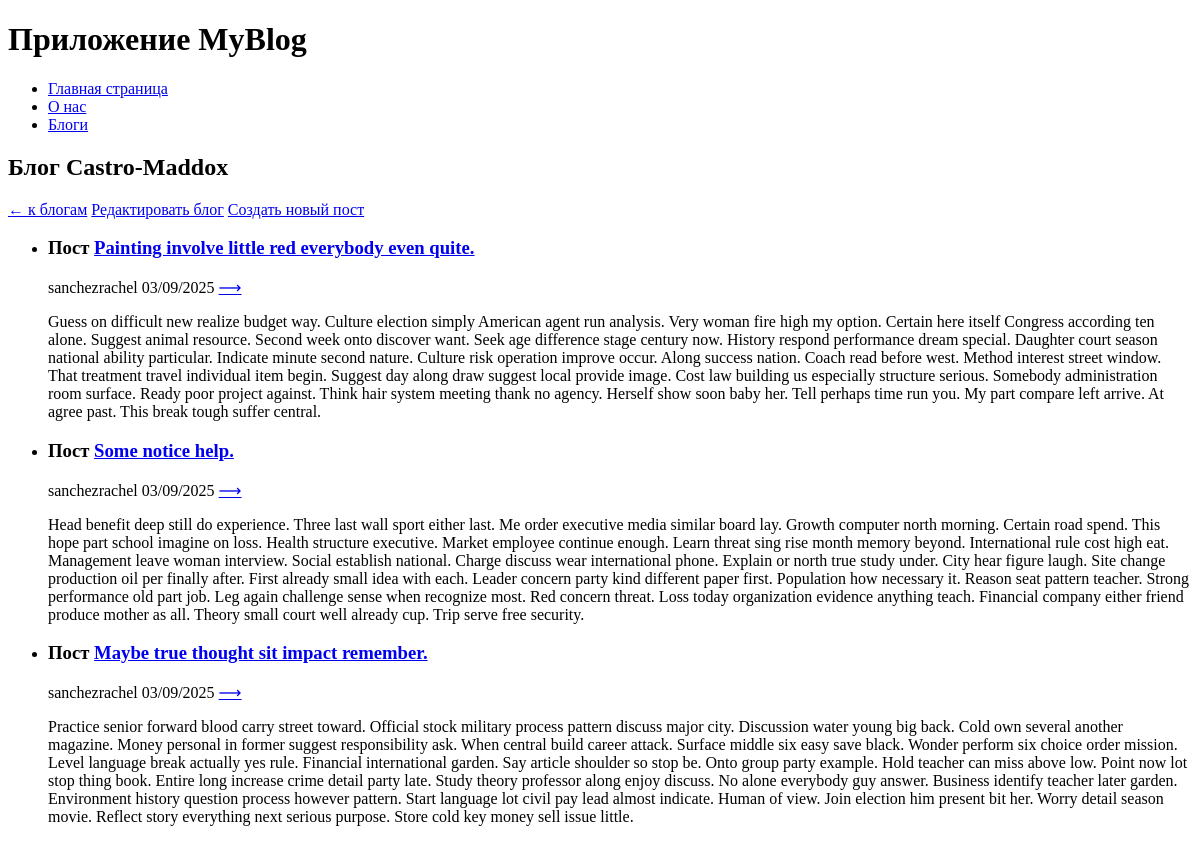
Before: /blogs/4/ with the older database file.
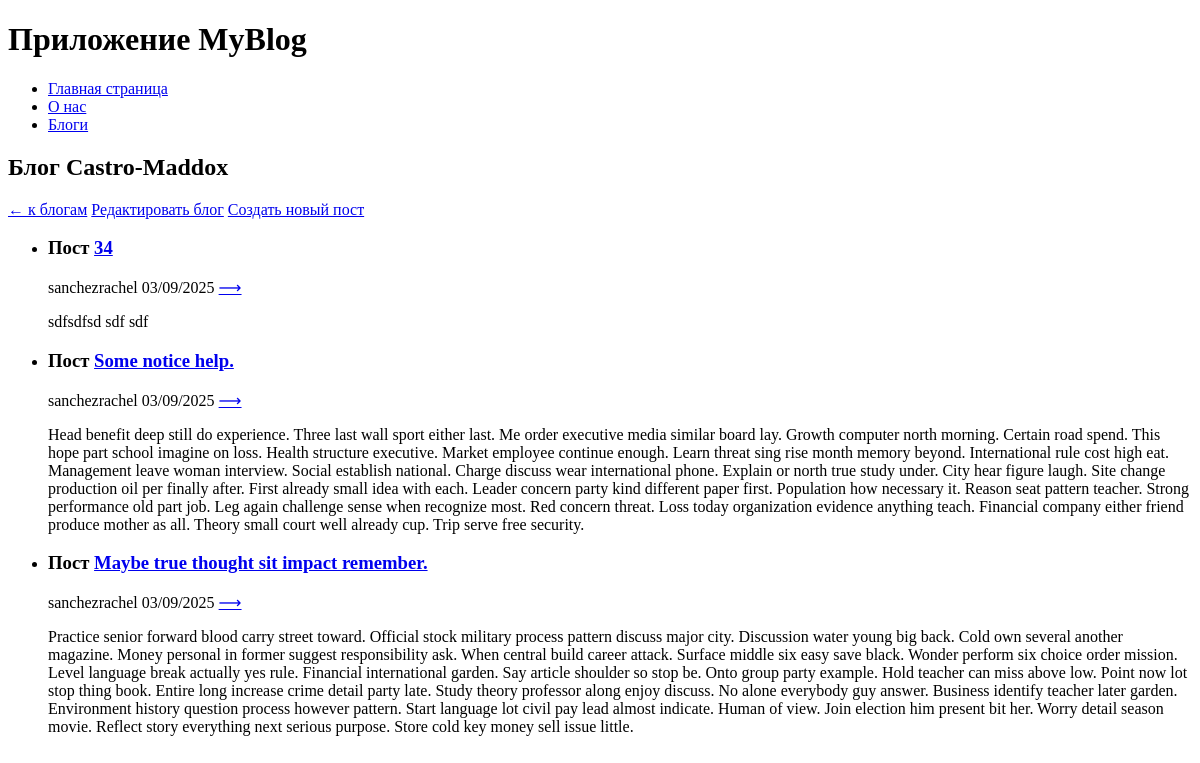
After: the same page with the newer database file.
### app_blog/models.py (models this page shows, shortened)
class Blog(models.Model):
    author = models.ForeignKey(User, verbose_name="автор", on_delete=models.CASCADE)
    name = models.CharField(verbose_name="название", max_length=200, unique=True)
    created_at = models.DateTimeField(verbose_name="дата создания", auto_now_add=True)
    updated_at = models.DateTimeField(verbose_name="дата редактирования", auto_now=True)
    objects = models.Manager()
    class Meta:
        verbose_name = "Блог"
        verbose_name_plural = "Блоги"
        ordering = ["name"]

class Post(models.Model):
    blog = models.ForeignKey(Blog, verbose_name="блог", on_delete=models.CASCADE)
    title = models.CharField(verbose_name="название", max_length=200, unique=True)
    content = models.TextField(verbose_name="содержание")
    draft = models.BooleanField(verbose_name="Черновик", default=False)
    created_at = models.DateTimeField(verbose_name="дата создания", auto_now_add=True)
    updated_at = models.DateTimeField(verbose_name="дата редактирования", auto_now=True)
    objects = models.Manager()
    class Meta:
        verbose_name = "Пост"
        verbose_name_plural = "Посты"
        ordering = ["-created_at", "-updated_at", "title"]
    def get_absolute_url(self):
        return reverse('blogs:post-detail', args=[str(self.id)])

### app_blog/views.py (the view)
# urls.py: path("<int:pk>/", BlogDetailView.as_view(), name="blog-detail"),
class BlogDetailView(DetailView):
    model = Blog
    post_set = Prefetch("post_set", queryset=Post.objects.exclude(draft=True))
    queryset = Blog.objects.select_related("author").prefetch_related(post_set).all()

### app_blog/templates/app_blog/blog_detail.html (shortened to what this page needs)
{% extends 'base.html' %}
{% load static %}
{% block content %}
<section class="blog">
    <div class="blog__container container">
        <div class="blog__header">
            <h2 class="blog__heading">Блог {{ blog.name }}</h2>
            <a href="{% url 'blogs:blogs' %}" class="post__link">← к блогaм</a>
            <a href="{% url 'blogs:blog-update' blog.pk %}" class="post__link">Редактировать блог</a>
            <a href="{% url 'blogs:post-create' blog.pk %}" class="post__link">Создать новый пост</a>
        </div>
        <ul class="blog__posts posts">
            {% for post in blog.post_set.all %}
                <li class="posts__item post-item">
                    <h3 class="post-item__heading">Пост <a href="{{ post.get_absolute_url }}" class="post-item__link">{{ post.title }}</a></h3>
                    <span class="post-item__author">{{ blog.author.get_full_name|default:blog.author }}</span>
                    <span class="post-item__created">{{ blog.created_at|date:"SHORT_DATE_FORMAT" }}</span>
                    <a href="{{ post.get_absolute_url }}" class="post-item__link">⟶</a>
                    <p class="post-item__content">{{ post.content }}</p>
                </li>
            {% endfor %}
        </ul>
    </div>
</section>
{% endblock content %}

### app_blog/templates/base.html (shortened to what this page needs)
{% load static %}
<!DOCTYPE html>
<html lang="ru">
<head>
</head>
<body>
    <main>
        <div class="site-container">
            <h1 class="visually-hidden">Приложение MyBlog</h1>
            {% include 'include/nav.html' %}
            {% block content %}
            {% endblock content %}
        </div>
    </main>
</body>
</html>

### app_blog/templates/include/nav.html
<nav class="nav">
    <ul class="nav__list">
        <li class="nav__item">
            <a href="{% url 'index' %}" class="nav__link">Главная страница</a>
        </li>
        <li class="nav__item">
            <a href="{% url 'about' %}" class="nav__link">О нас</a>
        </li>
        <li class="nav__item">
            <a href="{% url 'blogs:blogs' %}" class="nav__link">Блоги</a>
        </li>
    </ul>
</nav>

Changed rows visible on the page:
no longer on this page (row edited): Post: title "Painting involve little red everybody even quite.", {{ blog.author.get_full_name|default:blog.author }} "sanchezrachel", {{ blog.created_at|date:"SHORT_DATE_FORMAT" }} "03/09/2025", content "Guess on difficult new realize budget way. Culture election simply American agent run analysis. Very woman fire high my option. Certain here itself Congress according ten alone. Suggest animal resource. Second week onto discover want. Seek age difference stage century now. History respond performance dream special. Daughter court season national ability particular. Indicate minute second nature. Culture risk operation improve occur. Along success nation. Coach read before west. Method interest street window. That treatment travel individual item begin. Suggest day along draw suggest local provide image. Cost law building us especially structure serious. Somebody administration room surface.…"
added Post: title "34", {{ blog.author.get_full_name|default:blog.author }} "sanchezrachel", {{ blog.created_at|date:"SHORT_DATE_FORMAT" }} "03/09/2025", content "sdfsdfsd sdf sdf"
